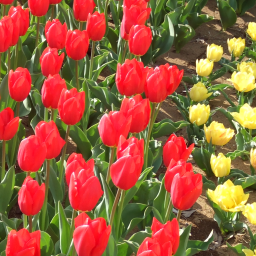
#> input picture trabalho-2/b01 - Original.bmp, 256 x 256 px
$ python main.py
#> lines starting #> are read from the running program, lines starting #| are printed output that depends on the picture
#===============================================================================
# Trabalho 2
#-------------------------------------------------------------------------------
# Autor: Bogdan T. Nassu
# Universidade Tecnológica Federal do Paraná
#===============================================================================

import sys
import timeit
import numpy as np
import cv2

#===============================================================================

INPUT_IMAGE =  'b01 - Original.bmp'
KSIZE = (7, 7)

#===============================================================================

def blurIngenuo (img, ksize):

    h, w = ksize
    margenVertical = int(h/2)
    margenHorizontal = int(w/2)
    altura, largura, _ = img.shape

    resultado = np.zeros(img.shape)

    for y in range(margenVertical, altura-margenVertical):             #para cada linha y
        for x in range(margenHorizontal, largura-margenHorizontal):            #para cada coluna x
            soma = 0
            for y2 in range(y-margenVertical, y+margenVertical+1):            #para cada linha da janela y
                for x2 in range(x-margenHorizontal, x+margenHorizontal+1):            #para cada coluna da janela x
                    soma = soma + img[y2, x2]
            resultado[y][x] = soma / (h*w)

    return resultado

#-------------------------------------------------------------------------------
def blurSeparavel (img, ksize):

    h, w = ksize
    margenVertical = int(h/2)
    margenHorizontal = int(w/2)
    altura, largura, _ = img.shape

    separavel = np.zeros(img.shape)
    resultado = np.zeros(img.shape)


    for y in range(margenVertical, altura-margenVertical):             #para cada linha y
        for x in range(margenHorizontal, largura-margenHorizontal):            #para cada coluna x
            soma = 0
            for y2 in range(y-margenVertical, y+margenVertical+1):
                    soma = soma + img[y2][x]
            separavel[y][x] = soma / (h)

    for y in range(margenVertical, altura-margenVertical):             #para cada linha y
        for x in range(margenHorizontal, largura-margenHorizontal):            #para cada coluna x
            soma = 0
            for x2 in range(x-margenHorizontal, x+margenHorizontal+1):
                    soma = soma + separavel[y][x2]
            resultado[y][x] = soma / (w)

    return resultado

#-------------------------------------------------------------------------------

def blurIntegrais (img, ksize):

    h, w = ksize
    margenVertical = int(h/2)
    margenHorizontal = int(w/2)
    altura, largura, _ = img.shape

    integral = np.zeros(img.shape)
    resultado = np.zeros(img.shape)

    for y in range(altura):             #para cada linha y
        integral[y, 0] = img[y, 0]
        for x in range(1, largura):         #para cada coluna x, menos a primeira
            integral[y,x] = img[y,x] + integral[y-1, x]

    for y in range(1, altura):          #para cada linha y, menos a primeira
        for x in range(largura):            #para cada linha y, menos a primeira
            integral[y,x] = integral[y,x] + integral[y, x-1]

    for y in range(margenVertical, altura-margenVertical):          #para cada linha y
        for x in range(margenHorizontal, largura-margenHorizontal):     #para cada coluna x
            soma = integral[y+margenVertical, x+margenHorizontal]               #canto inferior direito
            soma = soma - integral[y-margenVertical-1, x+margenHorizontal]      #menos, canto superior direito
            soma = soma - integral[y+margenVertical, x-margenHorizontal-1]      #menos, canto inferior esquerdo
            soma = soma + integral[y-margenVertical-1, x-margenHorizontal-1]    #mais, canto superior esquerdo
            resultado[y,x] = soma / (h*w)

    return resultado

#===============================================================================

def main ():

    # Abre a imagem.
    img = cv2.imread (INPUT_IMAGE)
#> img is the input picture: shape (256, 256, 3); mean B, G, R 60.6, 93.5, 156

    if img is None:
        print ('Erro abrindo a imagem.\n')
        sys.exit ()

    # colorida ou não. Também já convertemos para float32.
    img = img.astype (np.float32) / 255

    start_time = timeit.default_timer ()

    img1 = blurIngenuo (img, KSIZE)
#> after the loop in blurIngenuo, `for y in range(margenVertical, altura-margenVertical):`:
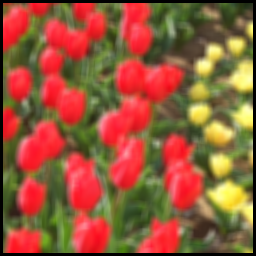
#> resultado: shape (256, 256, 3) float64; mean B, G, R 0.227, 0.349, 0.586
    cv2.imshow ('01 - blurIngenuo', img1)
    cv2.imwrite ('01 - blurIngenuo.png', img1*255)
    if img1 is None:
        print ('Erro abrindo a imagem depois do blurIngenuo.\n')
        sys.exit ()

    img2 = blurSeparavel (img, KSIZE)
#> after the loop in blurSeparavel, `for y in range(margenVertical, altura-margenVertical):`:
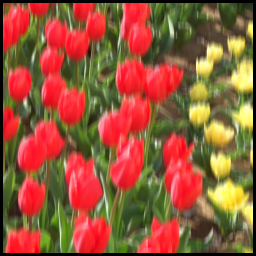
#> separavel: shape (256, 256, 3) float64; mean B, G, R 0.227, 0.348, 0.586
    cv2.imshow ('02 - blurSeparavel', img2)
    cv2.imwrite ('02 - blurSeparavel.png', img2*255)
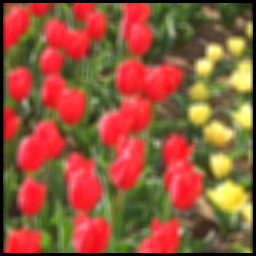
#> saved as 02 - blurSeparavel.png: shape (256, 256, 3); mean B, G, R 57.5, 88.1, 148.4
    if img2 is None:
        print ('Erro abrindo a imagem depois do blurSeparavel.\n')
        sys.exit ()

    img3 = blurIntegrais (img, KSIZE)
#> after the loop in blurIntegrais, `for y in range(altura):`:
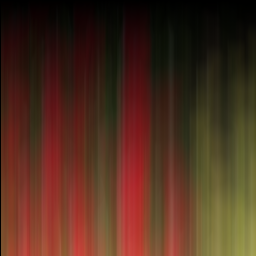
#> integral: shape (256, 256, 3) float64; mean B, G, R 30.4, 46.3, 78.1
#> after the loop in blurIntegrais, `for y in range(1, altura):`:
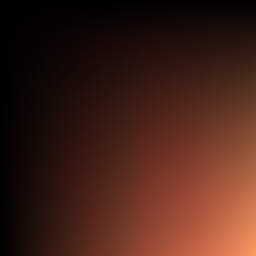
#> integral: shape (256, 256, 3) float64; mean B, G, R 3723, 5295.5, 10519.4; drawn with min black and max white
#> after the loop in blurIntegrais, `for y in range(margenVertical, altura-margenVertical):`:
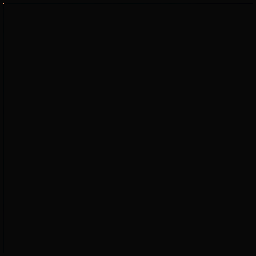
#> resultado: shape (256, 256, 3) float64; mean B, G, R 0.2, 0.3, 0.4; drawn with min black and max white
    cv2.imshow ('03 - blurIntegrais', img3)
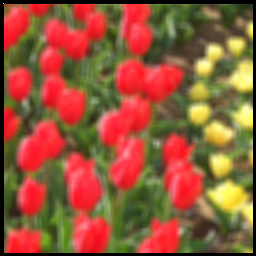
#> window '03 - blurIntegrais': shape (256, 256, 3); mean B, G, R 57.1, 87.8, 147.9
    cv2.imwrite ('03 - blurIntegrais.png', img3*255)
    if img3 is None:
        print ('Erro abrindo a imagem depois do blurIntegrais.\n')
        sys.exit ()

    print ('Tempo: %f' % (timeit.default_timer () - start_time))

    cv2.waitKey ()
    cv2.destroyAllWindows ()


if __name__ == '__main__':
    main ()

#===============================================================================
